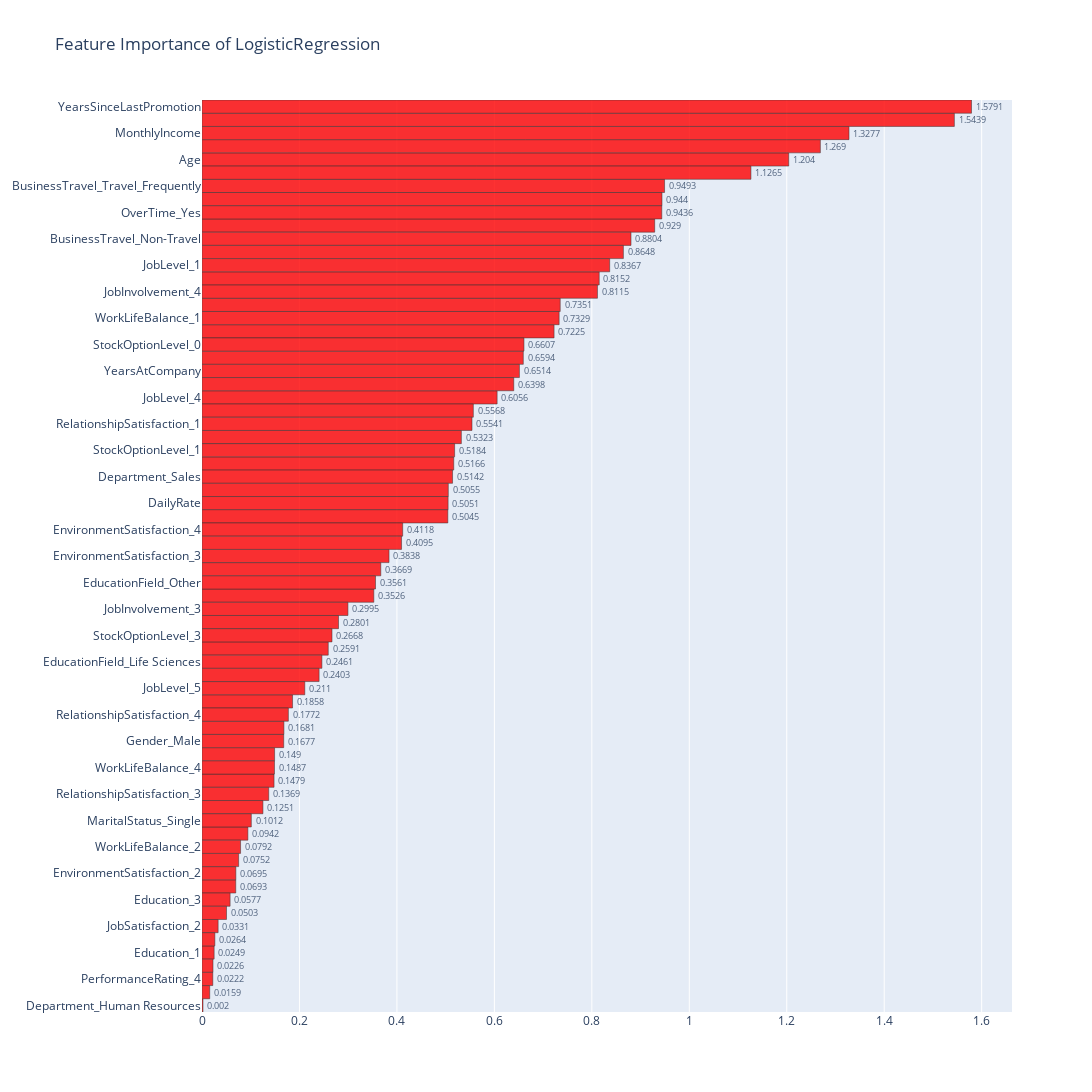

Notebook code cell kept with this figure:
### Code cell
feature_importance = np.abs(lr1.coef_[0])

trace = go.Bar(y = df1.columns, x = feature_importance, orientation = 'h',opacity = 0.8, text=feature_importance.round(4), textposition='outside',width=1,marker=dict(color = 'red', line=dict(color='black',width=0.5)))

layout = dict(autosize=False, width=1100, height=1500,title = "Feature Importance of LogisticRegression", yaxis={'categoryorder':'total ascending', 'automargin':True})
                    
fig = dict(data = [trace], layout=layout)

py.iplot(fig)

### Figure 1 — Plotly figure (JSON) as saved in the notebook; plotly's stock layout.template omitted (floating-point values rounded to 4 significant figures)
{"data": [{"marker": {"color": "red", "line": {"color": "black", "width": 0.5}}, "opacity": 0.8, "orientation": "h", "text": [1.204, 0.5051, 1.269, 0.2591, 1.328, 0.5323, 1.544, 0.149, 0.5045, 0.6594, 0.6514, 0.929, 1.579, 0.8152, 0.8804, 0.9493, 0.0693, 0.002, 0.5166, 0.5142, 0.0249, 0.1479, 0.0577, 0.1858, 0.3669, 0.1251, 0.2461, 0.0942, 0.3526, 0.3561, 0.7351, 0.8648, 0.0695, 0.3838, 0.4118, 0.1681, 0.1677, 1.127, 0.0159, 0.2995, 0.8115, 0.8367, 0.7225, 0.2801, 0.6056, 0.211, 0.6398, 0.0331, 0.0503, 0.5568, 0.0752, 0.0264, 0.1012, 0.944, 0.9436, 0.0226, 0.0222, 0.5541, 0.2403, 0.1369, 0.1772, 0.6607, 0.5184, 0.4095, 0.2668, 0.7329, 0.0792, 0.5055, 0.1487], "textposition": "outside", "type": "bar", "width": 1, "x": [1.204, 0.5051, 1.269, 0.2591, 1.328, 0.5323, 1.544, 0.149, 0.5045, 0.6594, 0.6514, 0.929, 1.579, 0.8152, 0.8804, 0.9493, 0.06926, 0.002034, 0.5166, 0.5142, 0.02493, 0.1479, 0.0577, 0.1858, 0.3669, 0.1251, 0.2461, 0.09417, 0.3526, 0.3561, 0.7351, 0.8648, 0.0695, 0.3838, 0.4118, 0.1681, 0.1677, 1.126, 0.01587, 0.2995, 0.8115, 0.8367, 0.7225, 0.2801, 0.6056, 0.211, 0.6398, 0.03312, 0.0503, 0.5568, 0.07521, 0.02641, 0.1012, 0.944, 0.9436, 0.0226, 0.02218, 0.5541, 0.2403, 0.1369, 0.1772, 0.6607, 0.5184, 0.4095, 0.2668, 0.7329, 0.07915, 0.5055, 0.1487], "y": ["Age", "DailyRate", "DistanceFromHome", "HourlyRate", "MonthlyIncome", "MonthlyRate", "NumCompaniesWorked", "PercentSalaryHike", "TotalWorkingYears", "TrainingTimesLastYear", "YearsAtCompany", "YearsInCurrentRole", "YearsSinceLastPromotion", "YearsWithCurrManager", "BusinessTravel_Non-Travel", "BusinessTravel_Travel_Frequently", "BusinessTravel_Travel_Rarely", "Department_Human Resources", "Department_Research & Development", "Department_Sales", "Education_1", "Education_2", "Education_3", "Education_4", "Education_5", "EducationField_Human Resources", "EducationField_Life Sciences", "EducationField_Marketing", "EducationField_Medical", "EducationField_Other", "EducationField_Technical Degree", "EnvironmentSatisfaction_1", "EnvironmentSatisfaction_2", "EnvironmentSatisfaction_3", "EnvironmentSatisfaction_4", "Gender_Female", "Gender_Male", "JobInvolvement_1", "JobInvolvement_2", "JobInvolvement_3", "JobInvolvement_4", "JobLevel_1", "JobLevel_2", "JobLevel_3", "JobLevel_4", "JobLevel_5", "JobSatisfaction_1", "JobSatisfaction_2", "JobSatisfaction_3", "JobSatisfaction_4", "MaritalStatus_Divorced", "MaritalStatus_Married", "MaritalStatus_Single", "OverTime_No", "OverTime_Yes", "PerformanceRating_3", "PerformanceRating_4", "RelationshipSatisfaction_1", "RelationshipSatisfaction_2", "RelationshipSatisfaction_3", "RelationshipSatisfaction_4", "StockOptionLevel_0", "StockOptionLevel_1", "StockOptionLevel_2", "StockOptionLevel_3", "WorkLifeBalance_1", "WorkLifeBalance_2", "WorkLifeBalance_3", "WorkLifeBalance_4"]}], "layout": {"autosize": false, "height": 1500, "title": {"text": "Feature Importance of LogisticRegression"}, "width": 1100, "xaxis": {"autorange": true, "range": [0, 1.662], "type": "linear"}, "yaxis": {"automargin": true, "autorange": true, "categoryorder": "total ascending", "range": [-0.5, 68.5], "type": "category"}}}
